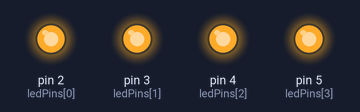
Bench run of a sketch on a simulated Arduino Uno, built with avr-gcc and run on an emulated ATmega328P. Shown: output pins drawn as LEDs (lit = HIGH).

Above: at 0.2 s.
At 1.7 s:
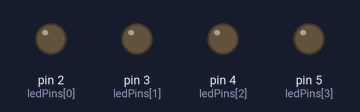
Timing chart, 0 to 3.0 s (numbered marks = the images above):
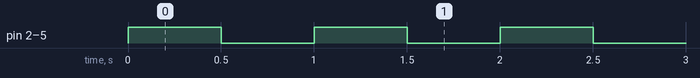

The sketch:

3-Blinking-4-LEDs.ino
```cpp
// (licence header left out)
const int ledPins[] = {2, 3, 4, 5};
const int numLeds = sizeof(ledPins) / sizeof(ledPins[0]);
const int blinkInterval = 500; // Time in ms for ON and OFF states

void setup() {
  for (int i = 0; i < numLeds; i++) {
    pinMode(ledPins[i], OUTPUT);
  }
}

void loop() {
  // Turn ALL LEDs ON
  for (int i = 0; i < numLeds; i++) {
    digitalWrite(ledPins[i], HIGH);
  }
  delay(blinkInterval);

  // Turn ALL LEDs OFF
  for (int i = 0; i < numLeds; i++) {
    digitalWrite(ledPins[i], LOW);
  }
  delay(blinkInterval);
}
```

Measured:
- by itself, pin 2 (ledPins[0]), pin 3 (ledPins[1]), pin 4 (ledPins[2]), pin 5 (ledPins[3]): alternates HIGH for 0.50 s and LOW for 0.50 s
